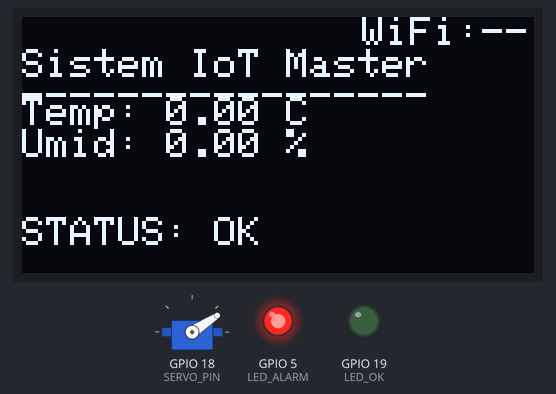
A sketch run on a simulated ESP32. Parts: servo, 128×64 one-colour display, output pins drawn as LEDs (lit = HIGH). WiFi joins after 1.5 s; servers stay silent unless stated; random numbers use the default seed unless the sketch sets one; no MQTT or app messages arrive unless stated; what the sketch prints to the serial monitor is not drawn.

Above: at 0.51 s.
At 1.41 s:
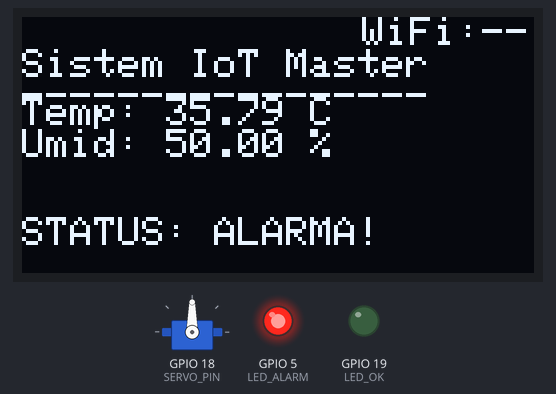
At 5.4 s:
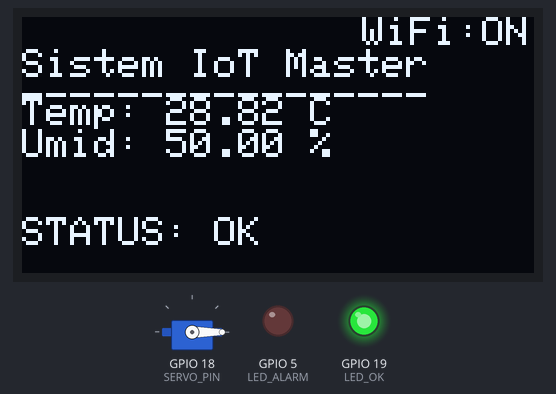
At 11.03 s:
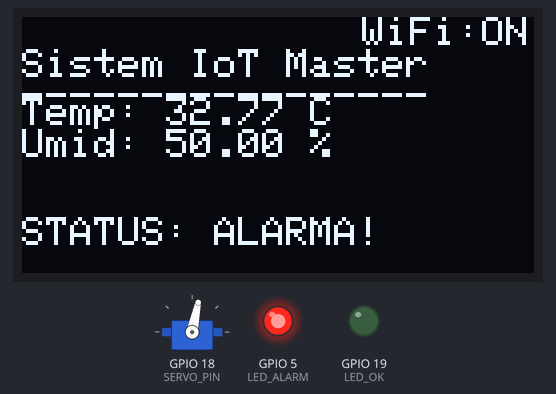
At 21.7 s:
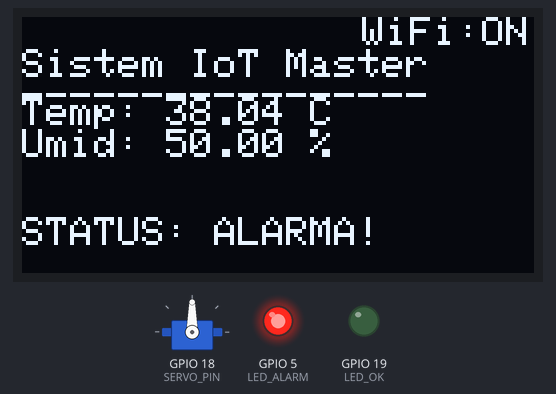
At 39.5 s:
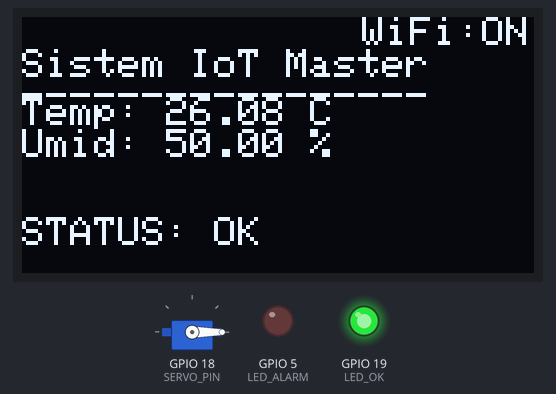
Timing chart, 0 to 40.0 s (numbered marks = the images above):
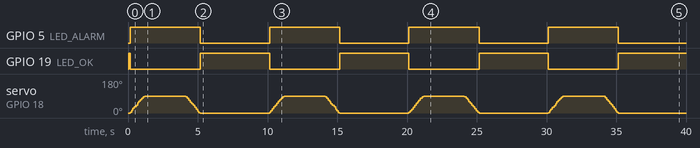

The sketch:

sketch.ino
```cpp
#include <Wire.h> // protocolul I2C (limbajul pt comunicare cu ecranul OLED )
#include <Adafruit_GFX.h> // biblioteca de grafica (litere,linii)
#include <Adafruit_SSD1306.h> // driverul pt ecranul OLED
#include <DHT.h> // senzor temperatura
#include <ESP32Servo.h>
#include <WiFi.h>
#include <PubSubClient.h>

// date internet
const char* ssid = "Wokwi-GUEST";
const char* password = "";

// date cloud (MQTT)
WiFiClient espClient;
PubSubClient mqttClient(espClient);
const char* mqtt_server = "broker.hivemq.com";         // serverul public
const char* topic_telemetrie = "alisa/master/senzori"; // canalul tau UNIC de comunicare

// Definirea pinilor
#define DHTPIN 15
#define DHTTYPE DHT22
#define SERVO_PIN 18
#define LED_OK 19
#define LED_ALARM 5

// Initializare obiecte
DHT dht(DHTPIN, DHTTYPE); // obiect cu numele "dht" - senzorul de temperatura
Servo myServo;    // obiect de tip Servo

#define SCREEN_WIDTH 128
#define SCREEN_HEIGHT 64
// &Wire -> trimite automat semnale catre pinii GPIO 21 (SDA) și GPIO 22 (SCL)
// deci nu mai trebuie declarati cu #define
// -1 -> nu avem nevoie de pin de reset
Adafruit_SSD1306 display(SCREEN_WIDTH, SCREEN_HEIGHT, &Wire, -1);

// Variabile globale
float temperaturaCurenta = 0.0;
float umiditateCurenta = 0.0;
bool stareAlarma = false;

// Declarare task-uri FreeRTOS
void TaskCitireSenzor(void *pvParameters);
void TaskDisplayOLED(void *pvParameters);
void TaskControlSistem(void *pvParameters);
void TaskConexiuneWiFi(void *pvParameters);
void TaskMQTT(void *pvParameters);

void setup() {
  Serial.begin(115200);

  mqttClient.setServer(mqtt_server, 1883); // 1883 - portul standard MQTT

  // Setare pini LED
  pinMode(LED_OK, OUTPUT);
  pinMode(LED_ALARM, OUTPUT);

  // Pornire componente
  dht.begin();
  myServo.attach(SERVO_PIN);
  myServo.write(0); // punem valva la 0 grade

  // Pornire ecran OLED
  if(!display.begin(SSD1306_SWITCHCAPVCC, 0x3C)) {
    Serial.println(F("Eroare la pornirea ecranului OLED!"));
    for(;;);
  }
  display.clearDisplay();
  display.setTextColor(WHITE);

  // TASK-URI

  xTaskCreate(
    TaskCitireSenzor,   // numele funcției
    "CitireDHT",        // numele task-ului (pentru debug)
    2048,               // nemorie alocată (în bytes)
    NULL,               // parametri (nu avem)
    1,                  // prioritate (1 = mica, 3 = mare)
    NULL                // handle (nu avem nevoie acum)
  );

  xTaskCreate(TaskDisplayOLED, "Display", 2048, NULL, 1, NULL);
  xTaskCreate(TaskControlSistem, "Control", 2048, NULL, 2, NULL); // prioritate mare pt control
  xTaskCreate(TaskConexiuneWiFi, "WiFiTask", 4096 ,NULL ,1 ,NULL);
  xTaskCreate(TaskMQTT, "TaskMQTT", 4096, NULL, 1, NULL);
}

void loop() {
  // in FreeRTOS, loop-ul principa este GOL
}

// FUNCTIILE

void TaskCitireSenzor(void *pvParameters) {
  // VARIANTA 1 - INTRARE SINUSOIDALA
  for (;;) {
    // timpul curent al sistemului in secunde
    float timp_secunde = millis() / 1000.0;

    float frecventa = 0.1;     // 0.1 Hz - un ciclu complet la 10 secunde
    float amplitudine = 10.0;
    float offset = 30.0;       // oscileaza in jurul valorii de 30 grade

    float temp_simulata = offset + amplitudine * sin(2 * PI * frecventa * timp_secunde);

    // punem valorile la variabilele globale (ignoram DHT22-ul)
    temperaturaCurenta = temp_simulata;
    umiditateCurenta = 50.0; // umiditatea nu ne intereseaza

    // trimite in consola
    Serial.print("Timp: ");
    Serial.print(timp_secunde);
    Serial.print("s | Temp simulata: ");
    Serial.println(temperaturaCurenta);

    // task-ul doarme doar 100 ms ca sa genereze o unda lina
    vTaskDelay(100 / portTICK_PERIOD_MS);
  }
/* // VARIANTA 2 - CITESTE DIRECT DE LA SENZOR (PUN EU MANUAL TEMPERATURA)
  for (;;) {
    // cerem senzorului datele
    float temp = dht.readTemperature();
    float umid = dht.readHumidity();

    // isnan() - "Is Not A Number" (verifica daca a dat eroare)
    if (!isnan(temp) && !isnan(umid)) {
        // punem valorile la variabilele globale
        temperaturaCurenta = temp;
        umiditateCurenta = umid;
    } else {
        Serial.println("Eroare la citirea senzorului DHT!");
    }

    // task-ul doarme 2 secunde (DHT22 este un senzor lent, are nevoie de timp)
    vTaskDelay(2000 / portTICK_PERIOD_MS);
  }
  */
}

void TaskDisplayOLED(void *pvParameters) {
  for (;;) {      // for infinit ca sa nu "moara" task-ul(ca si la while(1) )
    // stergem ecranul vechi
    display.clearDisplay();

    // coltul stanga-sus (x=0, y=0)
    display.setCursor(0, 0);
    display.setTextSize(1);

    // indicator wifi colt dreapta-sus
    display.setCursor(85, 0);

    if (WiFi.status() == WL_CONNECTED) {
        display.print("WiFi:ON");
    } else {
        display.print("WiFi:--");
    }

    // desenam interfata
    display.println("Sistem IoT Master");
    display.println("-----------------");

    // las putin spatiu liber (momentan vor fi 0.0)
    display.setCursor(0, 20);
    display.print("Temp: ");
    display.print(temperaturaCurenta);
    display.println(" C");

    display.print("Umid: ");
    display.print(umiditateCurenta);
    display.println(" %");

    // statusul sistemului
    display.setCursor(0, 50);
    if (stareAlarma == true) {
        display.print("STATUS: ALARMA!");
    } else {
        display.print("STATUS: OK");
    }

    // trimite tot ce am desenat catre ecranul fizic
    display.display();

    // task-ul doarme 500 ms, intre timp procesorul face alt task
    vTaskDelay(500 / portTICK_PERIOD_MS);
  }
}

void TaskControlSistem(void *pvParameters) {

  //
  float setpoint = 30.0; // marimea de referinta r(t) - pragul critic

  // Unghi = Kp * Eroare
  // 36 C - 30 C = 6 C    - eroarea maxima permisa
  // => 6(eroare) * 15(Kp) = 90(unghi)
  float Kp = 15.0;       // constanta de proportionalitate

  for (;;) {
    // calculam eroarea: e(t) = y(t) - r(t)
    float eroare = temperaturaCurenta - setpoint;

    if (eroare > 0) { // temp > 30 de grade (avem nevoie de racire)

        // legea de reglare PROPORTIONALA: u(t) = Kp * e(t)
        float comanda_unghi = Kp * eroare;

        // nu se poate deschide mai mult de 90 grade
        if (comanda_unghi > 90.0) {
            comanda_unghi = 90.0;
        }

        // trimitem comanda catre elem. executie (motoras)
        myServo.write((int)comanda_unghi);

        // actualizam starea
        stareAlarma = true;
        digitalWrite(LED_ALARM, HIGH);
        digitalWrite(LED_OK, LOW);

    } else {

        myServo.write(0); // inchidem valva complet

        stareAlarma = false;
        digitalWrite(LED_ALARM, LOW);
        digitalWrite(LED_OK, HIGH);
    }

    // bucla de control ruleaza la fiecare 100ms (frecventa de esantionare 10Hz)
    vTaskDelay(100 / portTICK_PERIOD_MS);
  }
}

void TaskConexiuneWiFi(void *pvParameters) {
  // 1. Începem procesul de conectare
  Serial.print("Se conecteaza la WiFi: ");
  Serial.println(ssid);
  WiFi.begin(ssid, password);

  // 2. Așteptăm până primim confirmarea (statusul devine WL_CONNECTED)
  while (WiFi.status() != WL_CONNECTED) {
    vTaskDelay(500 / portTICK_PERIOD_MS); // Așteptăm jumătate de secundă
    Serial.print("."); // Printăm puncte ca să vedem că lucrează
  }

  // 3. Succes! Printăm adresa IP primită de la router
  Serial.println("\n--- CONECTAT LA INTERNET! ---");
  Serial.print("Adresa IP locala: ");
  Serial.println(WiFi.localIP());

  for (;;) {
    // 4. Mentenanța conexiunii (rulată la nesfârșit)
    if (WiFi.status() != WL_CONNECTED) {
        Serial.println("Conexiune pierduta! Se incearca reconectarea...");
        WiFi.disconnect();
        WiFi.reconnect();
    }

    // Verificăm statusul rețelei o dată la 10 secunde
    vTaskDelay(10000 / portTICK_PERIOD_MS);
  }
}

void TaskMQTT(void *pvParameters) {
  unsigned long timpulUltimeiTrimiteri = 0; // cronometru pt mesaje

  for (;;) {
    // verif daca e conectat la WiFi
    if (WiFi.status() == WL_CONNECTED) {

        // daca a picat MQTT-ul, reconectam
        if (!mqttClient.connected()) {
            Serial.println("Se cauta Broker-ul MQTT HiveMQ...");
            String clientId = "ESP32-Alisa-" + String(random(0xffff), HEX);

            if (mqttClient.connect(clientId.c_str())) {
                Serial.println(">>> CONECTAT LA CLOUD (MQTT) <<<");
            } else {
                vTaskDelay(3000 / portTICK_PERIOD_MS); // incercam peste 3s
            }
        } else {
            // SUNTEM CONECTAȚI
            mqttClient.loop(); // ACEASTĂ FUNCȚIE TREBUIE SĂ RULEZE DES!

            // Verificăm dacă au trecut 3 secunde (3000 ms) de la ultimul mesaj
            if (millis() - timpulUltimeiTrimiteri > 3000) {
                timpulUltimeiTrimiteri = millis(); // Resetam cronometrul

                String mesaj = "Temp: " + String(temperaturaCurenta) + " C | Status: ";
                if (stareAlarma) mesaj += "ALARMA!";
                else mesaj += "OK";

                // trimitem mesajul pe internet
                mqttClient.publish(topic_telemetrie, mesaj.c_str());

                Serial.print("Trimis in cloud -> ");
                Serial.println(mesaj);
            }
        }
    }

    // task-ul doarme foarte puțin (50ms) ca sa poata procesa datele de retea
    vTaskDelay(50 / portTICK_PERIOD_MS);
  }
}
```

Measured:
- by itself, GPIO 5 (LED_ALARM): alternates HIGH for 5.0 s and LOW for 5.0 s
- by itself, GPIO 19 (LED_OK): repeats every 10.0 s: LOW 5.0 s, HIGH 5.0 s
- what the display in image 0 shows lasts 0.5 s, from 0.1 s to 0.6 s
